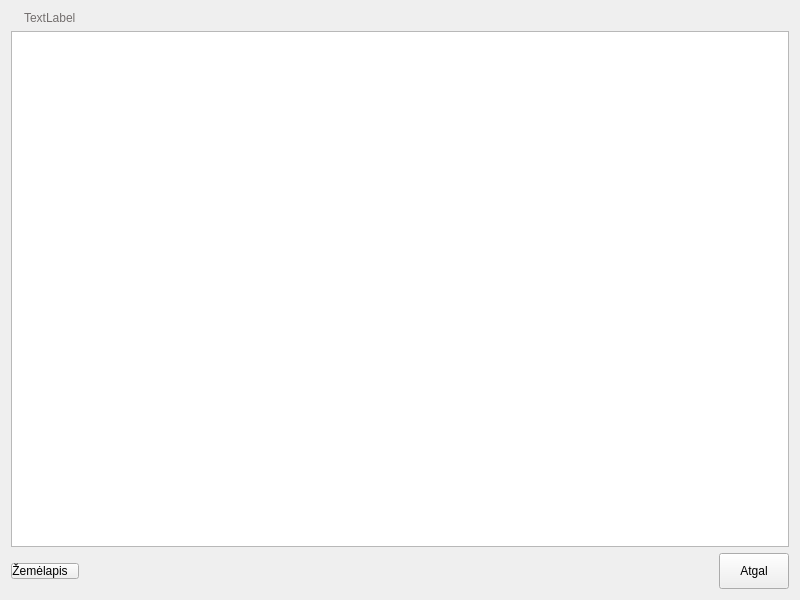
<?xml version="1.0" encoding="UTF-8"?>
<ui version="4.0">
 <class>PubList</class>
 <widget class="QWidget" name="PubList">
  <property name="geometry">
   <rect>
    <x>0</x>
    <y>0</y>
    <width>800</width>
    <height>600</height>
   </rect>
  </property>
  <property name="windowTitle">
   <string>Barai</string>
  </property>
  <property name="windowIcon">
   <iconset resource="Images.qrc">
    <normaloff>:/images/bok_title.png</normaloff>:/images/bok_title.png</iconset>
  </property>
  <layout class="QVBoxLayout" name="verticalLayout_2">
   <item>
    <layout class="QVBoxLayout" name="verticalLayout">
     <item>
      <widget class="QLabel" name="txtHeader">
       <property name="styleSheet">
        <string notr="true">#txtHeader{
border-image:url(:/images/lucky.png);
padding-left:10px;
color:#736F6E;
}</string>
       </property>
       <property name="text">
        <string>TextLabel</string>
       </property>
      </widget>
     </item>
     <item>
      <widget class="QListView" name="pubListView">
       <property name="sizePolicy">
        <sizepolicy hsizetype="MinimumExpanding" vsizetype="MinimumExpanding">
         <horstretch>0</horstretch>
         <verstretch>0</verstretch>
        </sizepolicy>
       </property>
       <property name="horizontalScrollBarPolicy">
        <enum>Qt::ScrollBarAlwaysOff</enum>
       </property>
       <property name="verticalScrollMode">
        <enum>QAbstractItemView::ScrollPerPixel</enum>
       </property>
      </widget>
     </item>
     <item>
      <layout class="QHBoxLayout" name="horizontalLayout">
       <item>
        <widget class="QPushButton" name="btnMap">
         <property name="styleSheet">
          <string notr="true">#btnMap{
border-image:url(:/images/batonas.png);
padding-right:10px;
}</string>
         </property>
         <property name="text">
          <string>Žemėlapis</string>
         </property>
         <property name="icon">
          <iconset resource="Images.qrc">
           <normaloff>:/images/map_01.png</normaloff>:/images/map_01.png</iconset>
         </property>
         <property name="iconSize">
          <size>
           <width>48</width>
           <height>48</height>
          </size>
         </property>
        </widget>
       </item>
       <item>
        <spacer name="horizontalSpacer">
         <property name="orientation">
          <enum>Qt::Horizontal</enum>
         </property>
         <property name="sizeHint" stdset="0">
          <size>
           <width>40</width>
           <height>20</height>
          </size>
         </property>
        </spacer>
       </item>
       <item>
        <widget class="QPushButton" name="btnBack">
         <property name="styleSheet">
          <string notr="true">#btnBack{
border-image:url(:/images/batonas.png);
padding:10px 20px 10px 20px;
}</string>
         </property>
         <property name="text">
          <string>Atgal</string>
         </property>
        </widget>
       </item>
      </layout>
     </item>
    </layout>
   </item>
  </layout>
 </widget>
 <resources>
  <include location="Images.qrc"/>
 </resources>
 <connections/>
</ui>
